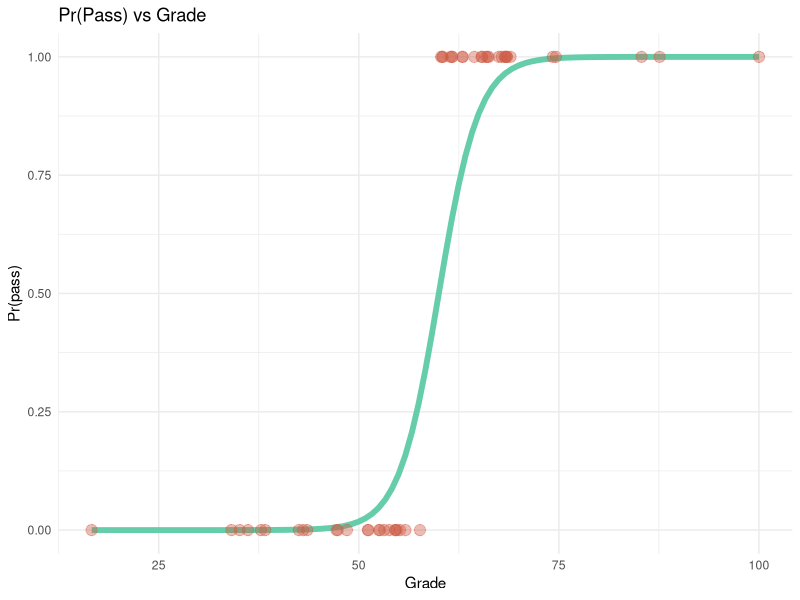

The R source for this figure:
## ---- chunk 1

library(tidyverse)
library(arm)

###create data set
studentid = 1:50
set.seed(50)
grades = rnorm(50, 60, 15)
pass = c()
for(i in 1:50){
  if (grades[i]>=60){
    pass[i] = 1
  } else {
    pass[i] =0
  }
}

classdata = data.frame(studentid, grades, pass)


###graph our point with the logit function given by the problem
classdata %>%
  ggplot(aes(x = grades, y = pass)) + 
    stat_function(fun = function(x) invlogit(-24 + .4*x), color = "aquamarine3", size = 2) +
    geom_point(size = 3.5, alpha = .4, color = "coral3") + 
    theme_minimal() +
    xlab("Grade") +
    ylab("Pr(pass)") +
    ggtitle("Pr(Pass) vs Grade")
  
